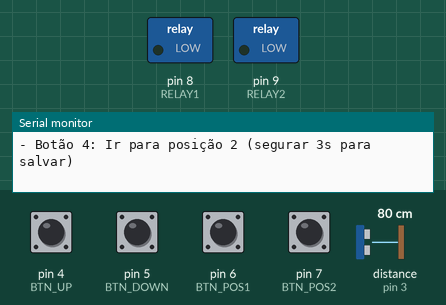
This sketch was run on a simulated Arduino Uno, built with avr-gcc and run on an emulated ATmega328P. Parts: switched loads named in the sketch (green lamp = pin HIGH), the last lines printed to the serial monitor. Wiring (inferred from the names in the program): ultrasonic range finder: trigger pin 2; echo pin 3. The test bench sets the inputs (shaded band); at power-on: pin 4 (BTN_UP), pin 5 (BTN_DOWN), pin 6 (BTN_POS1), pin 7 (BTN_POS2) HIGH, distance to the obstacle (sensor on pin 3) 80 cm. The echo pulse lasts 58.3 µs per cm; pins used as bus, display or sensor lines are not drawn.

Above: at 1.4 s.
1.5 s: pin 4 (BTN_UP) pulled LOW for 0.15 s
At 1.61 s:
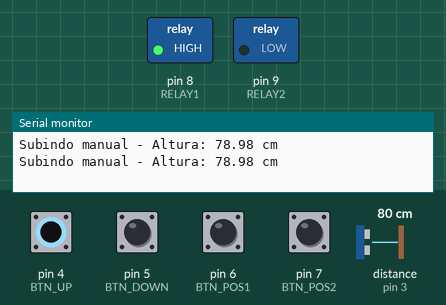
3.1 s: pin 5 (BTN_DOWN) pulled LOW for 0.15 s
At 3.21 s:
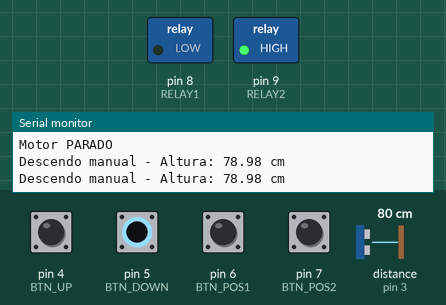
Timing chart, 0 to 6.1 s (numbered marks = the images above; inputs shaded):
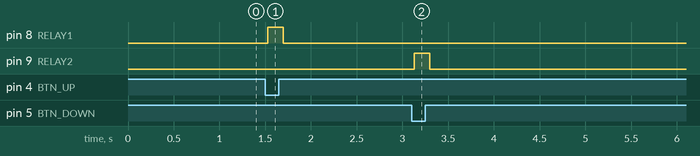

Measured:
- after the input at 1.5 s, pin 8 (RELAY1): LOW → HIGH at once, → LOW 0.17 s later
- after the input at 3.1 s, pin 9 (RELAY2): LOW → HIGH at once, → LOW 0.17 s later

The sketch:

motorized-desk.ino
```cpp
/*
 * Controle de Mesa Motorizada com Arduino
 *
 * Funcionalidades:
 * - Controle manual: subir/descer com botões
 * - 2 posições de memória programáveis
 * - Sensor ultrassônico para medir altura
 * - Sistema de inversão de polaridade com 2 relés
 *
 * Componentes:
 * - Arduino Uno/Nano
 * - HC-SR04 (sensor ultrassônico)
 * - 2x Relés 5V
 * - 1x Motor DC
 * - 4x Botões
 */

#include <EEPROM.h>

// ===== DEFINIÇÃO DE PINOS =====
// Sensor Ultrassônico
const int TRIG_PIN = 2;
const int ECHO_PIN = 3;

// Botões
const int BTN_UP = 4;      // Subir manual
const int BTN_DOWN = 5;    // Descer manual
const int BTN_POS1 = 6;    // Ir para posição salva 1
const int BTN_POS2 = 7;    // Ir para posição salva 2

// Relés (controle do motor)
const int RELAY1 = 8;      // Controle polaridade positiva
const int RELAY2 = 9;      // Controle polaridade negativa

// ===== CONSTANTES =====
const float TOLERANCE = 2.0;        // Tolerância em cm para considerar posição atingida
const unsigned long DEBOUNCE = 50;   // Tempo de debounce dos botões (ms)
const int MAX_DISTANCE = 150;        // Distância máxima do sensor (cm)
const int MIN_DISTANCE = 60;         // Distância mínima segura (cm)
const unsigned long SAVE_HOLD_TIME = 3000; // Tempo para salvar posição (3 segundos)

// Endereços EEPROM para salvar posições
const int EEPROM_POS1 = 0;
const int EEPROM_POS2 = 4;

// ===== VARIÁVEIS GLOBAIS =====
float currentHeight = 0;
float savedPosition1 = 0;
float savedPosition2 = 0;

// Estados dos botões
unsigned long lastDebounceTime[4] = {0, 0, 0, 0};
bool lastButtonState[4] = {HIGH, HIGH, HIGH, HIGH};
bool buttonPressed[4] = {false, false, false, false};

// Tempo de pressionamento para salvar posição
unsigned long buttonHoldTime[2] = {0, 0}; // Para BTN_POS1 e BTN_POS2

// ===== ENUMERAÇÃO DE ESTADOS DO MOTOR =====
enum MotorState {
  STOPPED,
  MOVING_UP,
  MOVING_DOWN
};

MotorState motorState = STOPPED;

// ===== SETUP =====
void setup() {
  Serial.begin(9600);

  // Configurar pinos do sensor
  pinMode(TRIG_PIN, OUTPUT);
  pinMode(ECHO_PIN, INPUT);

  // Configurar pinos dos botões (pull-up interno)
  pinMode(BTN_UP, INPUT_PULLUP);
  pinMode(BTN_DOWN, INPUT_PULLUP);
  pinMode(BTN_POS1, INPUT_PULLUP);
  pinMode(BTN_POS2, INPUT_PULLUP);

  // Configurar pinos dos relés
  pinMode(RELAY1, OUTPUT);
  pinMode(RELAY2, OUTPUT);

  // Garantir que motor inicie parado
  stopMotor();

  // Carregar posições salvas da EEPROM
  loadPositions();

  // Ler altura inicial
  currentHeight = getDistance();

  Serial.println("=== Mesa Motorizada Iniciada ===");
  Serial.print("Altura atual: ");
  Serial.print(currentHeight);
  Serial.println(" cm");
  Serial.print("Posição 1 salva: ");
  Serial.print(savedPosition1);
  Serial.println(" cm");
  Serial.print("Posição 2 salva: ");
  Serial.print(savedPosition2);
  Serial.println(" cm");
  Serial.println("\nComandos:");
  Serial.println("- Botão 1: Subir manual");
  Serial.println("- Botão 2: Descer manual");
  Serial.println("- Botão 3: Ir para posição 1 (segurar 3s para salvar)");
  Serial.println("- Botão 4: Ir para posição 2 (segurar 3s para salvar)");
}

// ===== LOOP PRINCIPAL =====
void loop() {
  // Atualizar altura atual
  currentHeight = getDistance();

  // Processar botões
  handleButtons();

  // Verificar se atingiu posição alvo (quando em movimento automático)
  checkTargetReached();

  // Pequeno delay para estabilidade
  delay(50);
}

// ===== FUNÇÕES DE CONTROLE DO MOTOR =====
void stopMotor() {
  digitalWrite(RELAY1, LOW);
  digitalWrite(RELAY2, LOW);
  motorState = STOPPED;
  Serial.println("Motor PARADO");
}

void moveUp() {
  // Verificar limites de segurança
  if (currentHeight >= MAX_DISTANCE) {
    stopMotor();
    Serial.println("LIMITE SUPERIOR atingido!");
    return;
  }

  digitalWrite(RELAY1, HIGH);
  digitalWrite(RELAY2, LOW);
  motorState = MOVING_UP;
}

void moveDown() {
  // Verificar limites de segurança
  if (currentHeight <= MIN_DISTANCE) {
    stopMotor();
    Serial.println("LIMITE INFERIOR atingido!");
    return;
  }

  digitalWrite(RELAY1, LOW);
  digitalWrite(RELAY2, HIGH);
  motorState = MOVING_DOWN;
}

// ===== FUNÇÃO DO SENSOR ULTRASSÔNICO =====
float getDistance() {
  // Enviar pulso
  digitalWrite(TRIG_PIN, LOW);
  delayMicroseconds(2);
  digitalWrite(TRIG_PIN, HIGH);
  delayMicroseconds(10);
  digitalWrite(TRIG_PIN, LOW);

  // Ler eco
  long duration = pulseIn(ECHO_PIN, HIGH, 30000); // Timeout de 30ms

  // Calcular distância em cm
  float distance = duration * 0.034 / 2;

  // Validar leitura
  if (distance == 0 || distance > 400) {
    Serial.println("AVISO: Leitura inválida do sensor");
    return currentHeight; // Retornar última leitura válida
  }

  return distance;
}

// ===== FUNÇÕES DE GERENCIAMENTO DE BOTÕES =====
void handleButtons() {
  // Ler estado dos botões
  bool btnUpState = digitalRead(BTN_UP);
  bool btnDownState = digitalRead(BTN_DOWN);
  bool btnPos1State = digitalRead(BTN_POS1);
  bool btnPos2State = digitalRead(BTN_POS2);

  unsigned long currentTime = millis();

  // Botão SUBIR manual
  if (btnUpState == LOW) {
    moveUp();
    Serial.print("Subindo manual - Altura: ");
    Serial.print(currentHeight);
    Serial.println(" cm");
  }
  // Botão DESCER manual
  else if (btnDownState == LOW) {
    moveDown();
    Serial.print("Descendo manual - Altura: ");
    Serial.print(currentHeight);
    Serial.println(" cm");
  }
  // Botão POSIÇÃO 1
  else if (btnPos1State == LOW) {
    handlePositionButton(0, savedPosition1, currentTime);
  }
  // Botão POSIÇÃO 2
  else if (btnPos2State == LOW) {
    handlePositionButton(1, savedPosition2, currentTime);
  }
  // Nenhum botão pressionado
  else {
    // Parar motor se estava em modo manual
    if (motorState != STOPPED && btnUpState == HIGH && btnDownState == HIGH) {
      // Só para se não estiver indo para posição automática
      stopMotor();
    }

    // Resetar contadores de hold time
    buttonHoldTime[0] = 0;
    buttonHoldTime[1] = 0;
  }
}

void handlePositionButton(int buttonIndex, float savedPos, unsigned long currentTime) {
  // Iniciar contador se primeira detecção
  if (buttonHoldTime[buttonIndex] == 0) {
    buttonHoldTime[buttonIndex] = currentTime;
  }

  unsigned long holdDuration = currentTime - buttonHoldTime[buttonIndex];

  // Se segurou por 3 segundos, salvar posição
  if (holdDuration >= SAVE_HOLD_TIME) {
    savePosition(buttonIndex);
    buttonHoldTime[buttonIndex] = 0; // Resetar para evitar múltiplos salvamentos
    stopMotor();
  }
  // Se soltou antes de 3 segundos, ir para posição salva
  else {
    goToPosition(savedPos);
  }
}

void goToPosition(float targetHeight) {
  if (targetHeight == 0) {
    Serial.println("Posição não configurada!");
    stopMotor();
    return;
  }

  float difference = targetHeight - currentHeight;

  // Verificar se já está na posição
  if (abs(difference) <= TOLERANCE) {
    stopMotor();
    Serial.println("Já está na posição alvo!");
    return;
  }

  // Mover na direção correta
  if (difference > 0) {
    moveUp();
    Serial.print("Indo para posição: ");
    Serial.print(targetHeight);
    Serial.print(" cm (Atual: ");
    Serial.print(currentHeight);
    Serial.println(" cm)");
  } else {
    moveDown();
    Serial.print("Indo para posição: ");
    Serial.print(targetHeight);
    Serial.print(" cm (Atual: ");
    Serial.print(currentHeight);
    Serial.println(" cm)");
  }
}

void checkTargetReached() {
  // Esta função pode ser expandida para verificar se atingiu a posição alvo
  // em modo automático e parar o motor
}

// ===== FUNÇÕES DE MEMÓRIA (EEPROM) =====
void savePosition(int positionIndex) {
  if (positionIndex == 0) {
    savedPosition1 = currentHeight;
    EEPROM.put(EEPROM_POS1, savedPosition1);
    Serial.print("Posição 1 SALVA: ");
    Serial.print(savedPosition1);
    Serial.println(" cm");
  } else {
    savedPosition2 = currentHeight;
    EEPROM.put(EEPROM_POS2, savedPosition2);
    Serial.print("Posição 2 SALVA: ");
    Serial.print(savedPosition2);
    Serial.println(" cm");
  }
}

void loadPositions() {
  EEPROM.get(EEPROM_POS1, savedPosition1);
  EEPROM.get(EEPROM_POS2, savedPosition2);

  // Validar valores lidos (evitar valores absurdos de EEPROM virgem)
  if (savedPosition1 < 0 || savedPosition1 > 400 || isnan(savedPosition1)) {
    savedPosition1 = 0;
  }
  if (savedPosition2 < 0 || savedPosition2 > 400 || isnan(savedPosition2)) {
    savedPosition2 = 0;
  }
}
```
